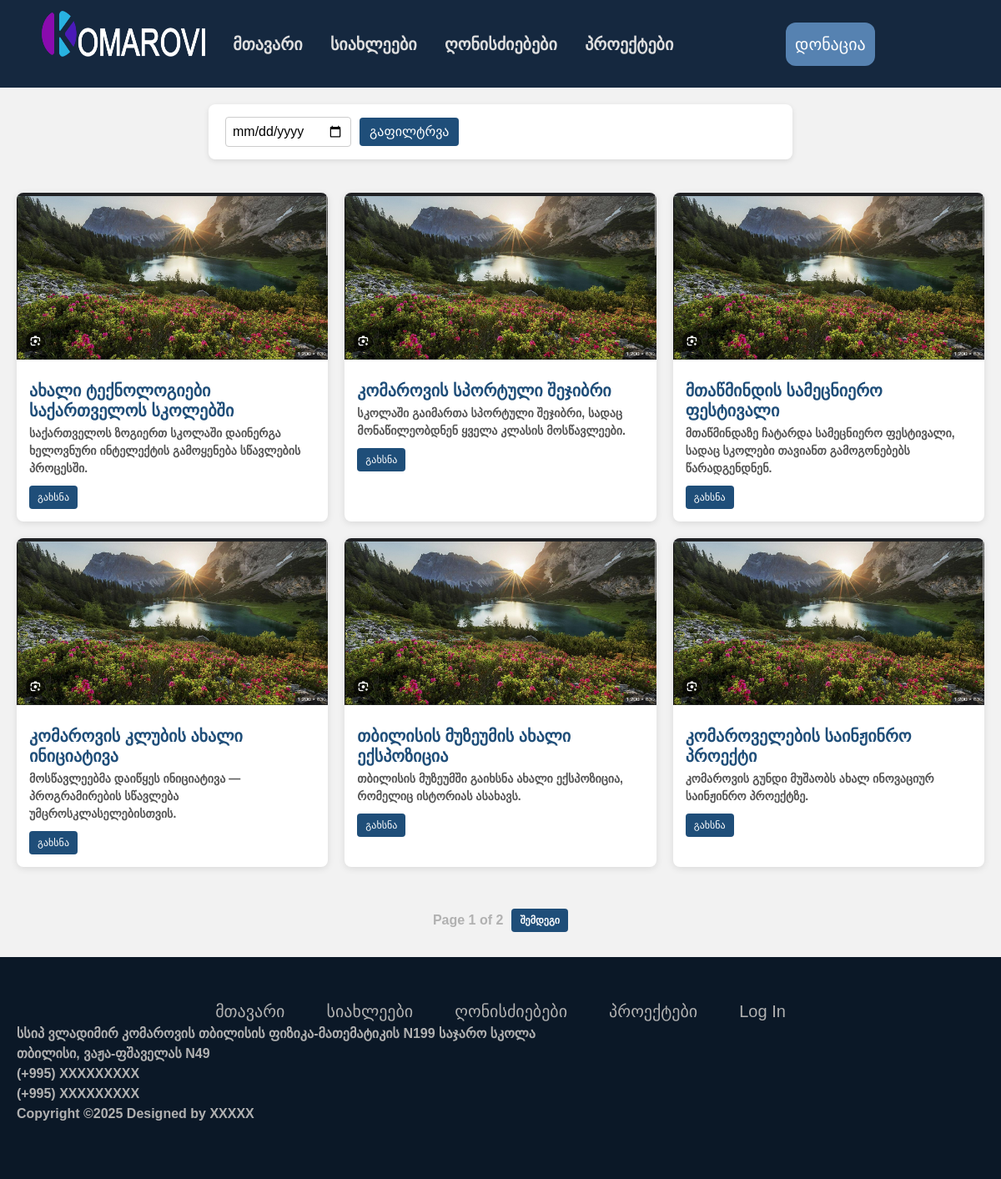
Page /news on the committed database.
### models.py (models this page shows, shortened)
class News(db.Model):
    id = db.Column(db.Integer, primary_key= True)
    name = db.Column(db.String(80), unique= False, nullable= False)
    img = db.Column(db.String(80), unique= False, nullable= False)
    description = db.Column(db.String(80), unique= False, nullable= False)
    date_added = db.Column(db.DateTime, default=datetime.utcnow)

### routes.py (the view, shortened to what this page needs)
@app.route('/news')
def all_news():
    page = request.args.get('page', 1, type=int)
    per_page = 6
    all_news = News.query.order_by(News.date_added.desc()).paginate(page=page, per_page=per_page)
    before_str = request.args.get("before")
    query = News.query
    all_news = query.order_by(News.date_added.desc()).paginate(
        page=page, per_page=per_page, error_out=False
    )
    return render_template(
        "all_news.html",
        all_news=all_news,
        before=before_str,
    )

### templates/all_news.html (shortened to what this page needs)
{% extends "base.html" %} {% block head %}
<link
  rel="stylesheet"
  href="{{ url_for('static', filename='css/news.css') }}"
/>
{% endblock %}{% block content %}
<form method="get" action="{{ url_for('all_news') }}" class="news-filter-form">
  <input type="date" id="before" name="before" value="{{ before or '' }}" />
  <button type="submit">გაფილტრვა</button>
</form>
<div class="news-container">
  {% for news in all_news.items %}
  <div class="news-card">
    <img
      src="{{ url_for('static', filename='uploads/' + news.img) }}"
      alt="news image"
      class="news-img"
    />
    <div class="news-content">
      <h5 class="news-title">{{ news.name }}</h5>
      <p class="news-description">{{ news.description }}</p>
      <div class="news-buttons">
        <a
          href="{{ url_for('opened_news', news_id=news.id) }}"
          class="news-btn news-btn-open"
          >გახსნა</a
        >
      </div>
    </div>
  </div>
  {% endfor %}
</div>
<div class="news-pagination">
  <span>Page {{ all_news.page }} of {{ all_news.pages }}</span>
  {% if all_news.has_next %}
  <a
    href="{{ url_for('all_news', page=all_news.next_num, before=before) }}"
    class="news-btn news-btn-next"
    >შემდეგი</a
  >
  {% endif %}
</div>
{% endblock %}

### static/css/main.css (style rules this page uses)
html, body { margin: 0; height: 100%; padding: 0; display: flex; flex-direction: column; background-color: rgb(251, 251, 252); font-family: "BpgIngiriArial", Arial, Helvetica, sans-serif; }
button { font-family: "BpgIngiriArial", Arial, Helvetica, sans-serif; }

### static/css/footer.css (style rules this page uses)
span, p { color: rgb(177, 177, 177); font-weight: bold; }
a { text-decoration: none; }

### static/css/news.css (style rules this page uses)
body { background-color: #f2f2f2; margin: 0; padding: 0; }
.news-filter-form { padding: 15px 20px; background-color: #ffffff; border-radius: 8px; display: flex; align-items: center; gap: 10px; margin: 20px auto; max-width: 700px; box-shadow: 0 2px 6px rgba(0, 0, 0, 0.1); flex-wrap: wrap; }
.news-filter-form input[type="date"] { padding: 5px 8px; border-radius: 4px; border: 1px solid #ccc; }
.news-filter-form button { padding: 5px 12px; border: none; border-radius: 4px; background-color: #1f4e79; color: white; cursor: pointer; }
.news-container { display: grid; grid-template-columns: repeat(3, 1fr); gap: 20px; justify-content: center; padding: 20px; }
.news-card { background-color: #ffffff; border-radius: 8px; overflow: hidden; width: 100%; box-shadow: 0 2px 8px rgba(0, 0, 0, 0.1); display: flex; flex-direction: column; }
.news-img { width: 100%; height: 200px; object-fit: cover; }
.news-content { padding: 15px; display: flex; flex-direction: column; }
.news-title { font-size: 20px; font-weight: bold; margin: 10px 0 5px; color: #1f4e79; }
.news-description { font-size: 14px; color: #555555; margin-bottom: 10px; }
.news-buttons { display: flex; gap: 5px; flex-wrap: wrap; }
.news-btn { text-decoration: none; padding: 5px 10px; border-radius: 4px; font-size: 12px; color: white; }
.news-btn-open { background-color: #1f4e79; }
.news-pagination { display: flex; justify-content: center; align-items: center; gap: 10px; margin: 30px 0; font-weight: bold; color: #333333; }
.news-btn-prev, .news-btn-next { background-color: #1f4e79; }

### rows in the picture
News: img (picture), name "ახალი ტექნოლოგიები საქართველოს სკოლებში", description "საქართველოს ზოგიერთ სკოლაში დაინერგა ხელოვნური ინტელექტის გამოყენება სწავლების პროცესში."
News: img (picture), name "კომაროვის სპორტული შეჯიბრი", description "სკოლაში გაიმართა სპორტული შეჯიბრი, სადაც მონაწილეობდნენ ყველა კლასის მოსწავლეები."
News: img (picture), name "მთაწმინდის სამეცნიერო ფესტივალი", description "მთაწმინდაზე ჩატარდა სამეცნიერო ფესტივალი, სადაც სკოლები თავიანთ გამოგონებებს წარადგენდნენ."
News: img (picture), name "კომაროვის კლუბის ახალი ინიციატივა", description "მოსწავლეებმა დაიწყეს ინიციატივა — პროგრამირების სწავლება უმცროსკლასელებისთვის."
News: img (picture), name "თბილისის მუზეუმის ახალი ექსპოზიცია", description "თბილისის მუზეუმში გაიხსნა ახალი ექსპოზიცია, რომელიც ისტორიას ასახავს."
News: img (picture), name "კომაროველების საინჟინრო პროექტი", description "კომაროვის გუნდი მუშაობს ახალ ინოვაციურ საინჟინრო პროექტზე."

### other values in the picture
{{ all_news.page }} "1"
{{ all_news.pages }} "2"
